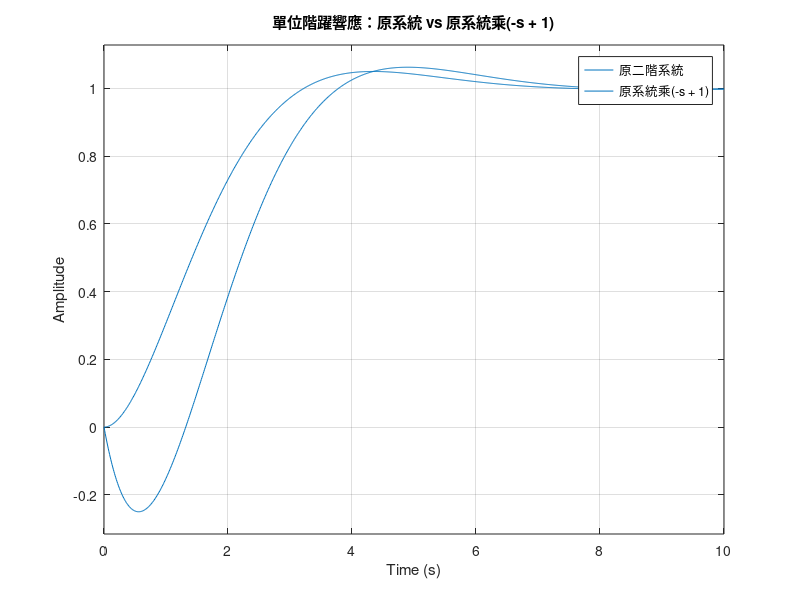

This chart was generated by the following MATLAB code:
clc; clear;

zeta = 0.69;
wn = 1;

num1 = [wn^2];
den1 = [1 2*zeta*wn wn^2];
sys1 = tf(num1, den1);

% 乘上 (-s + 1)
num2 = conv([-1 1], num1);  % (-s + 1)*wn^2
sys2 = tf(num2, den1);

t = 0:0.01:10;
figure;
step(sys1, t);
hold on;
step(sys2, t);
grid on;

legend('原二階系統', '原系統乘(-s + 1)');
title('單位階躍響應：原系統 vs 原系統乘(-s + 1)');
xlabel('Time (s)');
ylabel('Amplitude');
